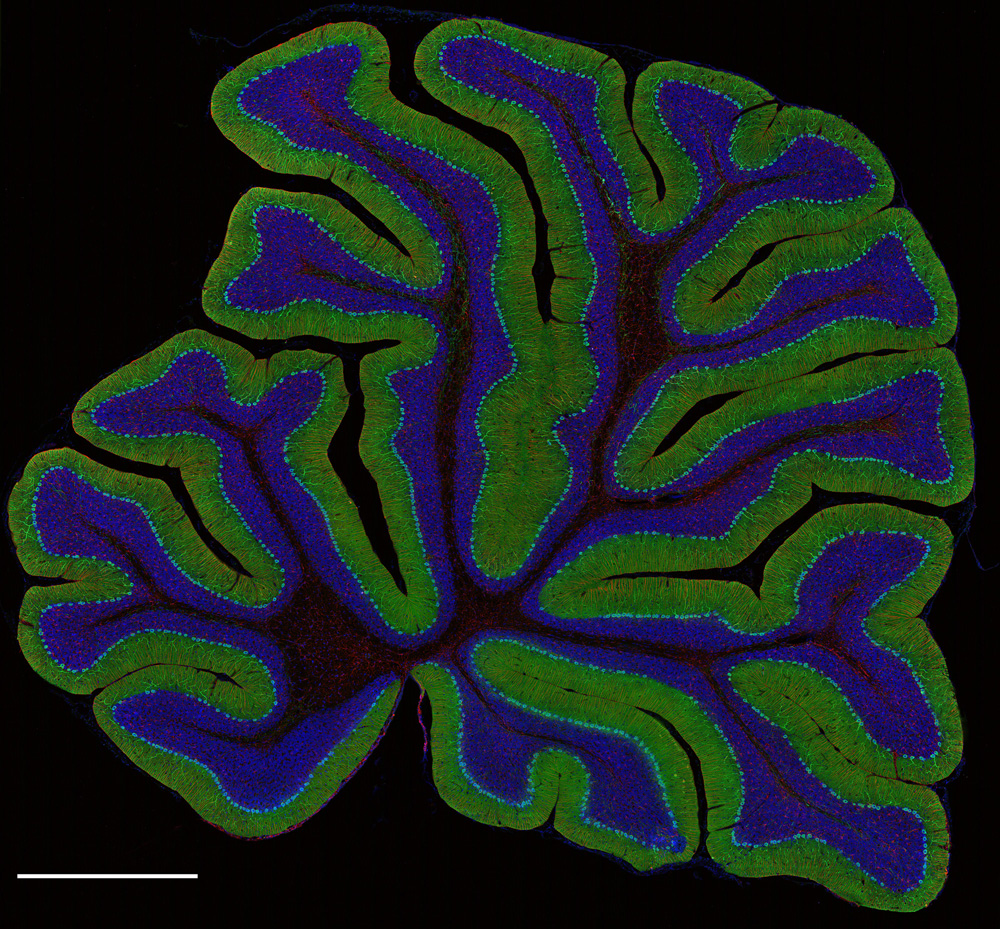
#> input picture fig/rat_brain_low_res.png, 1000 x 929 px, given in place of rat_brain_low_res.jpg, which was not available
$ jupyter execute --allow-errors 03-image_handling.ipynb   (text cells are left out)
#> lines starting #> are read from the running program, lines starting #| are printed output that depends on the picture; pictures that were not available may be replaced by others from this repository, and a replacement may not be noted
[cell 1]
from matplotlib.image import imread

#> (the rest of this cell did not finish here and is left out)

#> (a cell that did not finish here is left out)

#> (a cell that did not finish here is left out)

[cell 4]
from matplotlib.pyplot import subplots, show

fig, ax = subplots(figsize=(25, 15))

#> (the rest of this cell did not finish here and is left out)

[cell 5]
from matplotlib.pyplot import subplots, show

fig, ax = subplots(figsize=(25, 15))

#> (the rest of this cell did not finish here and is left out)

[cell 6]
fig, ax = subplots(figsize=(25, 15))

#> (the rest of this cell did not finish here and is left out)

#> (a cell that did not finish here is left out)

[cell 8]
fig, ax = subplots(nrows=1, ncols=2, figsize=(25, 15))

#> (the rest of this cell did not finish here and is left out)

[cell 9]
fig, ax = subplots(figsize=(10, 4))

#> (the rest of this cell did not finish here and is left out)

[cell 10]
threshold = 125

#> (the rest of this cell did not finish here and is left out)

[cell 11]
fig, ax = subplots(nrows=1, ncols=2, figsize=(20, 5))

#> (the rest of this cell did not finish here and is left out)

[cell 12]
img_col = imread('fig/rat_brain_low_res.jpg')
#> img_col is the input picture: shape (929, 1000, 4) float32; mean R, G, B, A 0.0969, 0.138, 0.129, 1

img_col.shape
#> Out = (929, 1000, 4)

[cell 13]
fig, ax = subplots(figsize=(25, 15))

ax.imshow(img_col);

show()

[cell 14]
red_channel   = img_col[:, :, 0]
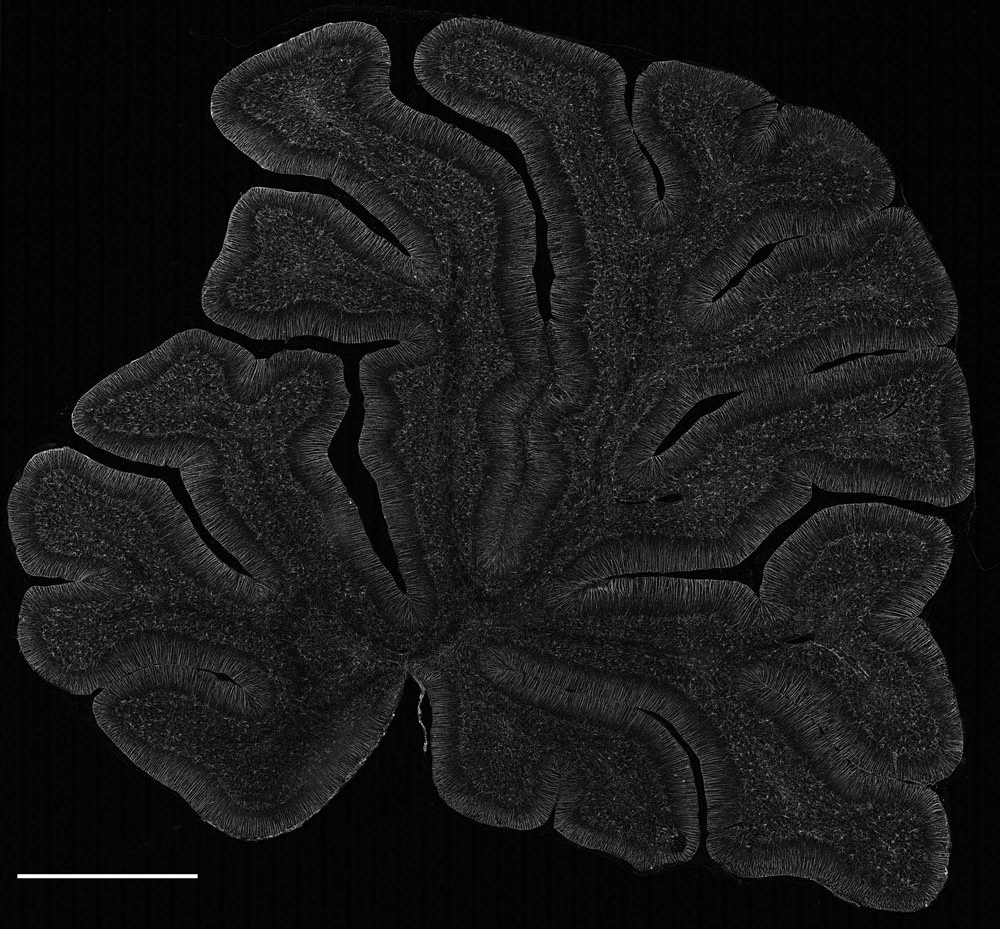
#> red_channel: shape (929, 1000) float32; min 0, max 1, mean 0.0965
green_channel = img_col[:, :, 1]
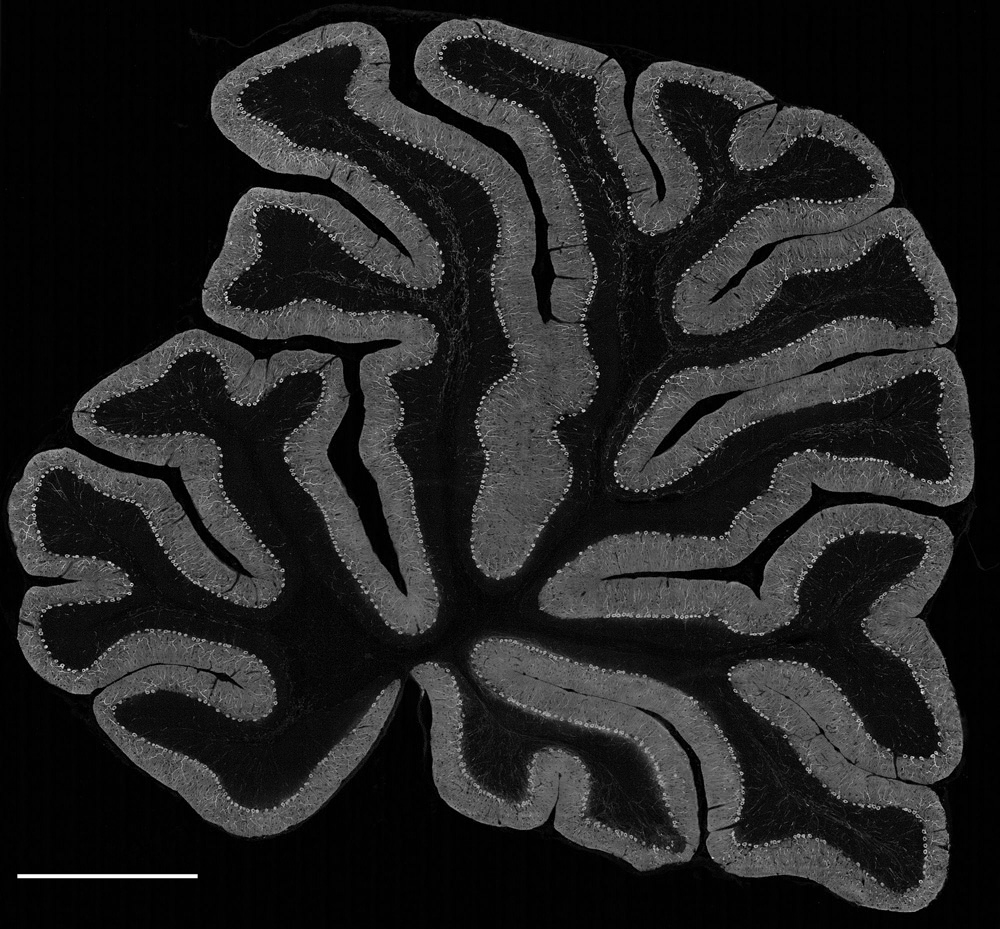
#> green_channel: shape (929, 1000) float32; min 0, max 1, mean 0.138
blue_channel  = img_col[:, :, 2]
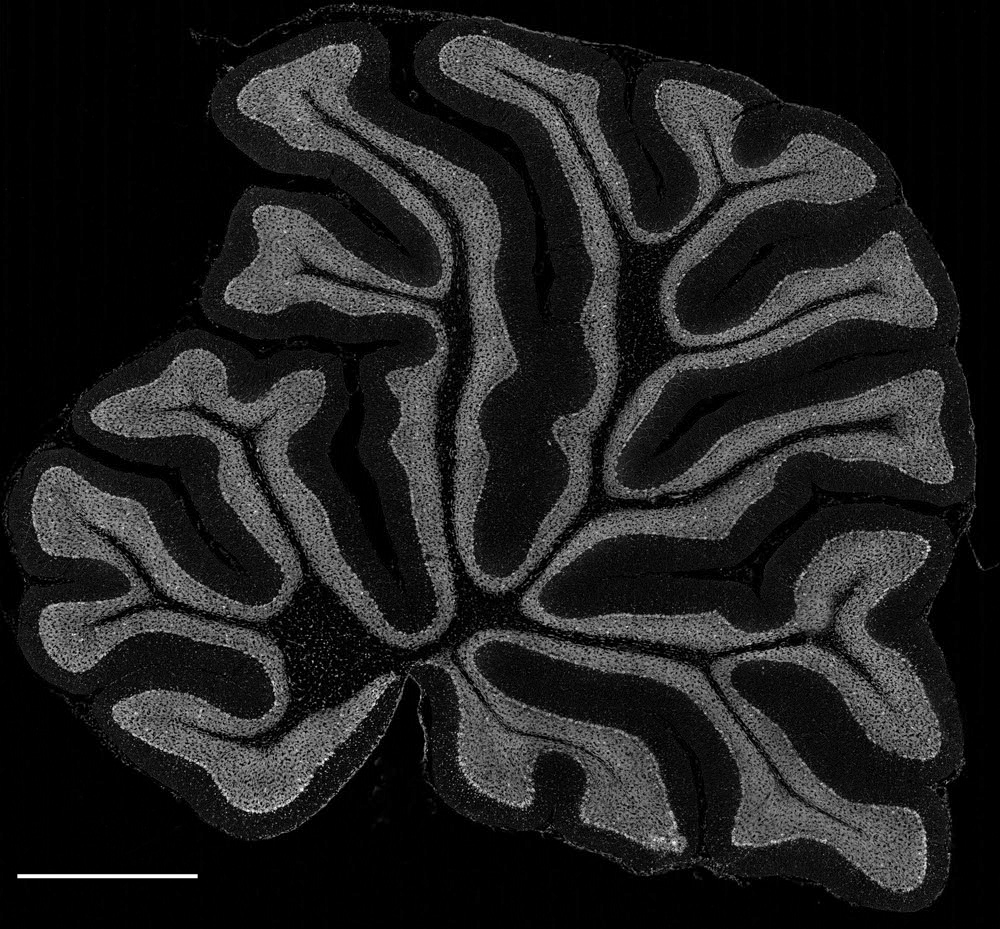
#> blue_channel: shape (929, 1000) float32; min 0, max 1, mean 0.129

[cell 15]
fig, ax = subplots(nrows=1, ncols=3, figsize=(20, 10))

imgplot_red = ax[0].imshow(red_channel, cmap="Reds")
imgplot_green = ax[1].imshow(green_channel, cmap="Greens")
imgplot_blue = ax[2].imshow(blue_channel, cmap="Blues")

fig.colorbar(imgplot_red, ax=ax[0], shrink=0.4)
fig.colorbar(imgplot_green, ax=ax[1], shrink=0.4)
fig.colorbar(imgplot_blue, ax=ax[2], shrink=0.4);

show()
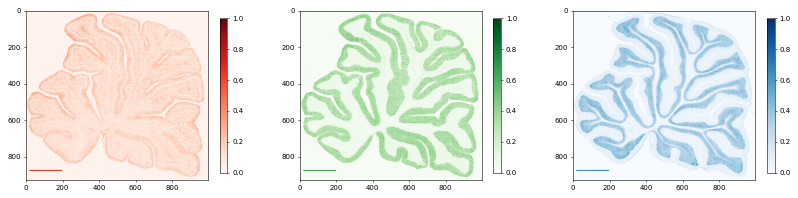
#> figure drawn by matplotlib, 6 panels

[cell 16]
fig, ax = subplots(nrows=1, ncols=3, figsize=(20, 5))

ax[0].hist(red_channel.flatten(), bins=50)
ax[0].set_xlabel("Pixel intensity", fontsize=16)
ax[0].set_xlabel("Red channel")
ax[1].hist(green_channel.flatten(), bins=50)
ax[1].set_xlabel("Pixel intensity", fontsize=16)
ax[1].set_xlabel("Green channel")
ax[2].hist(blue_channel.flatten(), bins=50)
ax[2].set_xlabel("Pixel intensity", fontsize=16)
ax[2].set_xlabel("Blue channel")

show()
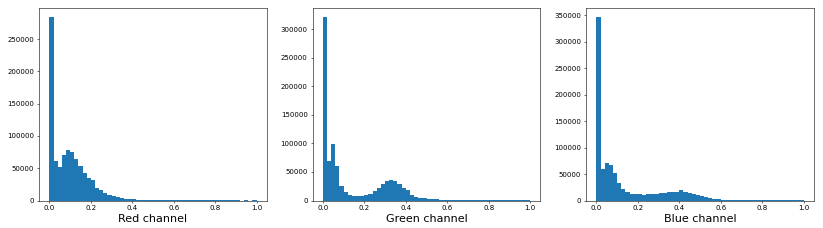
#> figure drawn by matplotlib, 3 panels; panel 1: tallest bar 284201 high, from x = 0 to 0.02; panel 2: tallest bar 321437 high, from x = 0 to 0.02; panel 3: tallest bar 345963 high, from x = 0 to 0.02
